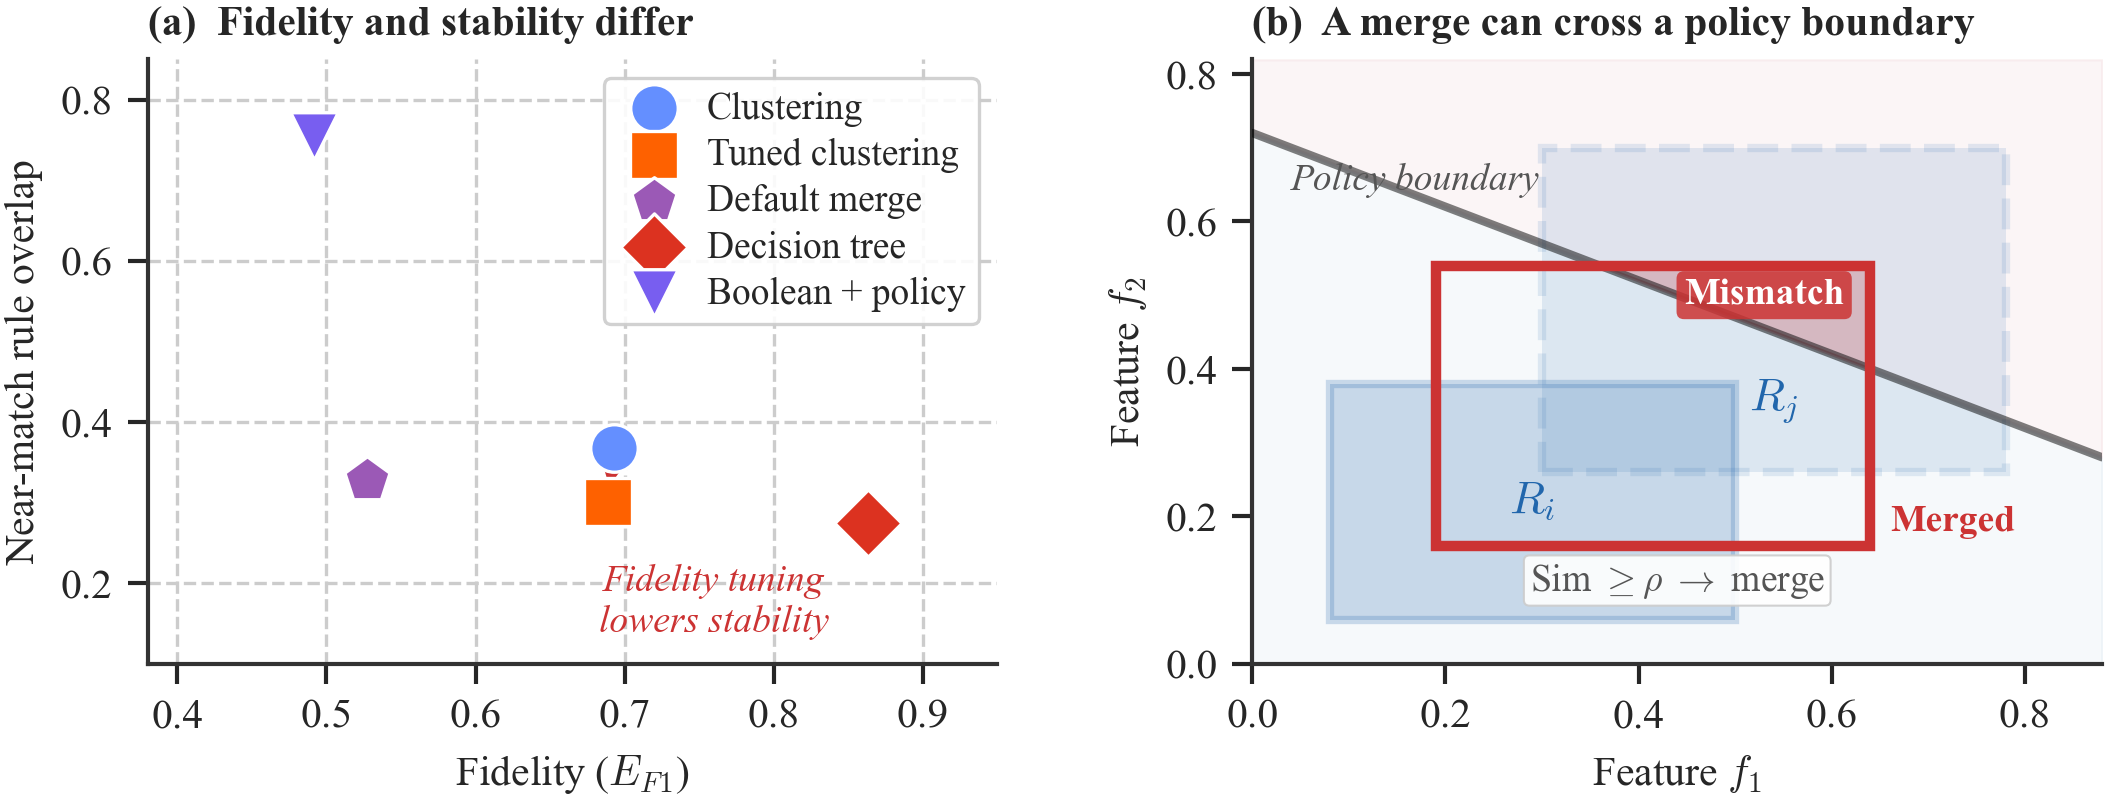

The script that saved this image:
#!/usr/bin/env python
"""Conceptual overview.

Figure 1 in the main paper.
  (a) Fidelity-stability scatter averaged over the main environments.
  (b) Illustration of an interval merge crossing a policy boundary.
"""
import sys, os
sys.path.insert(0, os.path.dirname(os.path.dirname(os.path.abspath(__file__))))

os.environ["MPLBACKEND_NO_LATEX"] = "1"

import json
from pathlib import Path

import matplotlib.pyplot as plt
from matplotlib.patches import Rectangle
import numpy as np
from figures._style import apply_style, savefig, COL2, COLORS, MARKERS

apply_style()
plt.rcParams.update({"pdf.fonttype": 42, "ps.fonttype": 42})

C_A     = "#2166AC"
C_B     = "#B2182B"
C_ALERT = "#CC3333"


def _load_main_points():
    """Load the aggregated means instead of hard-coding plotted constants."""
    root = Path(__file__).resolve().parents[1]
    with (root / "experiments/results/main_results.json").open(
            "r", encoding="utf-8") as f:
        main = json.load(f)["environments"]

    envs = ("mountaincar_v0", "cartpole_v1", "lunarlander_v3")
    methods = ("CBS", "FT-CBS", "DCM", "DT", "BDR")
    points = {}
    for method in methods:
        rows = [main[env][method] for env in envs]
        points[method] = (
            float(np.mean([row["E_F1"] for row in rows])),
            float(np.mean([row["GRS_TA"] for row in rows])),
        )
    return points


def _draw_decoupling(ax):
    ax.set_title("(a)  Fidelity and stability differ",
                 fontsize=10, fontweight="bold", loc="left")
    ax.set_xlabel(r"Fidelity ($E_{F1}$)", fontsize=10)
    ax.set_ylabel("Near-match rule overlap", fontsize=10)

    pts = _load_main_points()
    display_names = {
        "BDR": "Boolean + policy",
        "DCM": "Default merge",
        "CBS": "Clustering",
        "FT-CBS": "Tuned clustering",
        "DT": "Decision tree",
    }

    for n, (f, g) in pts.items():
        ax.scatter(f, g, s=130, c=COLORS[n], marker=MARKERS[n],
                   edgecolors="white", linewidths=0.8, zorder=5,
                   label=display_names[n])

    ax.legend(
        loc="upper right",
        fontsize=9,
        frameon=True,
        borderpad=0.35,
        handletextpad=0.4,
        labelspacing=0.3,
    )

    # CBS to FT-CBS degradation arrow.
    cbs_f, cbs_g = pts["CBS"]
    ft_f, ft_g = pts["FT-CBS"]
    ax.annotate("", xy=(ft_f, ft_g + 0.01), xytext=(cbs_f, cbs_g - 0.01),
                arrowprops=dict(arrowstyle="-|>", color=C_ALERT, lw=2.0),
                zorder=4)
    ax.text(0.76, 0.14, "Fidelity tuning\nlowers stability",
            fontsize=9, color=C_ALERT, style="italic", ha="center",
            zorder=5)

    ax.set_xlim(0.38, 0.95)
    ax.set_ylim(0.10, 0.85)


def _draw_merge_region(ax):
    ax.set_title("(b)  A merge can cross a policy boundary",
                 fontsize=10, fontweight="bold", loc="left")
    ax.set_xlabel("Feature $f_1$", fontsize=10)
    ax.set_ylabel("Feature $f_2$", fontsize=10)
    ax.grid(False)

    # Geometry fills the visible area.
    ri = (0.08, 0.06, 0.42, 0.32)     # R_i
    rj = (0.30, 0.26, 0.48, 0.44)     # R_j
    # DCM aggregates lower and upper bounds coordinate-wise by their medians.
    mx0 = np.median([ri[0], rj[0]])
    my0 = np.median([ri[1], rj[1]])
    mx1 = np.median([ri[0] + ri[2], rj[0] + rj[2]])
    my1 = np.median([ri[1] + ri[3], rj[1] + rj[3]])

    # Tight axes around content
    ax.set_xlim(0, 0.88)
    ax.set_ylim(0, 0.82)

    # Policy boundary
    x = np.linspace(0, 0.88, 300)
    bnd = 0.72 - 0.50 * x
    ax.plot(x, bnd, "k-", lw=2.0, alpha=0.5, zorder=4)

    # Background fills (no text labels — colors + caption are enough)
    ax.fill_between(x, 0, np.clip(bnd, 0, 0.82), alpha=0.04, color=C_A)
    ax.fill_between(x, np.clip(bnd, 0, 0.82), 0.82, alpha=0.04, color=C_B)

    # R_i
    ax.add_patch(Rectangle((ri[0], ri[1]), ri[2], ri[3],
                           lw=2.0, ec=C_A, fc=C_A, alpha=0.22, zorder=3))
    ax.text(ri[0]+ri[2]/2, ri[1]+ri[3]/2,
            "$R_i$", fontsize=11, color=C_A,
            ha="center", va="center", fontweight="bold", zorder=4)

    # R_j
    ax.add_patch(Rectangle((rj[0], rj[1]), rj[2], rj[3],
                           lw=2.0, ec=C_A, fc=C_A, alpha=0.12,
                           ls="--", zorder=3))
    ax.text(rj[0]+rj[2]/2, rj[1]+rj[3]*0.22,
            "$R_j$", fontsize=11, color=C_A,
            ha="center", va="center", fontweight="bold", zorder=4)

    # Merged rectangle
    ax.add_patch(Rectangle((mx0, my0), mx1-mx0, my1-my0,
                           lw=2.5, ec=C_ALERT, fc="none", zorder=5))

    # Mismatch zone
    x_fill = np.linspace(mx0, mx1, 400)
    bnd_fill = 0.72 - 0.50 * x_fill
    y_lo = np.clip(bnd_fill, my0, my1)
    y_hi = np.full_like(x_fill, my1)
    ax.fill_between(x_fill, y_lo, y_hi, where=(y_lo < y_hi),
                    alpha=0.25, color=C_ALERT, zorder=2)

    # Labels — only essential ones
    ax.text(0.53, 0.50, "Mismatch", fontsize=9,
            color="white", fontweight="bold",
            ha="center", va="center", zorder=6,
            bbox=dict(boxstyle="round,pad=0.2", fc=C_ALERT,
                      ec="none", alpha=0.85))

    ax.text(0.04, 0.68, "Policy boundary", fontsize=9,
            color="#555555", style="italic", va="top", zorder=5)

    ax.text(mx1+0.02, my0+0.01, "Merged", fontsize=9,
            color=C_ALERT, fontweight="bold", va="bottom", zorder=5)

    ax.text(0.44, 0.10, "Sim $\\geq\\rho$ $\\rightarrow$ merge",
            fontsize=9, color="#555555", ha="center",
            bbox=dict(boxstyle="round,pad=0.15", fc="white",
                      ec="#CCCCCC", lw=0.5, alpha=0.9),
            zorder=6)


def main():
    fig, (ax_a, ax_b) = plt.subplots(
        1, 2, figsize=(COL2, COL2 * 0.42),
        gridspec_kw={"width_ratios": [1.0, 1.0], "wspace": 0.30})

    _draw_decoupling(ax_a)
    _draw_merge_region(ax_b)

    # Leave room for titles and axis labels.
    fig.subplots_adjust(left=0.08, right=0.99, bottom=0.15, top=0.82)

    savefig(fig, "fig_overview")


if __name__ == "__main__":
    main()
